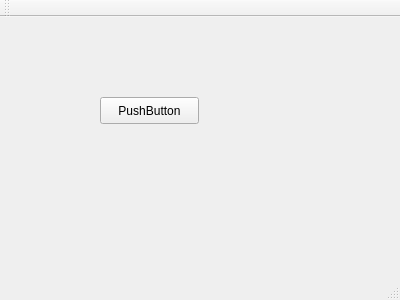
<?xml version="1.0" encoding="UTF-8"?>
<ui version="4.0">
 <class>MainWindow</class>
 <widget class="QMainWindow" name="MainWindow">
  <property name="geometry">
   <rect>
    <x>0</x>
    <y>0</y>
    <width>400</width>
    <height>300</height>
   </rect>
  </property>
  <property name="windowTitle">
   <string>MainWindow</string>
  </property>
  <widget class="QWidget" name="centralWidget">
   <widget class="QPushButton" name="pushButton">
    <property name="geometry">
     <rect>
      <x>100</x>
      <y>80</y>
      <width>99</width>
      <height>27</height>
     </rect>
    </property>
    <property name="text">
     <string>PushButton</string>
    </property>
   </widget>
  </widget>
  <widget class="QMenuBar" name="menuBar">
   <property name="geometry">
    <rect>
     <x>0</x>
     <y>0</y>
     <width>400</width>
     <height>25</height>
    </rect>
   </property>
  </widget>
  <widget class="QToolBar" name="mainToolBar">
   <attribute name="toolBarArea">
    <enum>TopToolBarArea</enum>
   </attribute>
   <attribute name="toolBarBreak">
    <bool>false</bool>
   </attribute>
  </widget>
  <widget class="QStatusBar" name="statusBar"/>
 </widget>
 <layoutdefault spacing="6" margin="11"/>
 <resources/>
 <connections/>
</ui>
